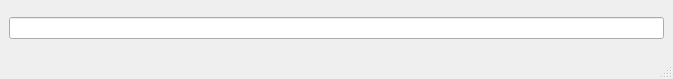
<ui version="4.0" >
 <class>MainWindow</class>
 <widget class="QMainWindow" name="MainWindow" >
  <property name="geometry" >
   <rect>
    <x>0</x>
    <y>0</y>
    <width>673</width>
    <height>79</height>
   </rect>
  </property>
  <property name="windowTitle" >
   <string>MainWindow</string>
  </property>
  <widget class="QWidget" name="centralwidget" >
   <layout class="QVBoxLayout" >
    <item>
     <widget class="QLineEdit" name="lineEdit" />
    </item>
   </layout>
  </widget>
  <widget class="QMenuBar" name="menubar" >
   <property name="geometry" >
    <rect>
     <x>0</x>
     <y>0</y>
     <width>673</width>
     <height>22</height>
    </rect>
   </property>
  </widget>
  <widget class="QStatusBar" name="statusbar" />
 </widget>
 <resources/>
 <connections/>
</ui>
